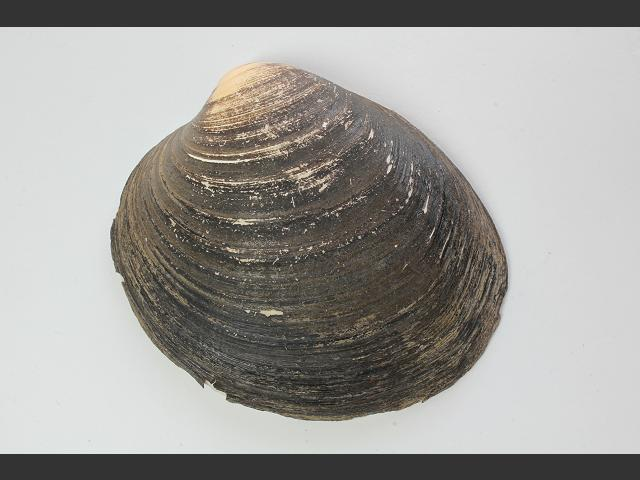
#> input picture example.jpg, 640 x 480 px, found by its file name
$ python -i image_binarization.py   (imports and definitions only)
#> lines starting #> are read from the running program, lines starting #| are printed output that depends on the picture
import os
import cv2
import matplotlib.pylab as plt

from settings import DIR_binariazation


def simple_binarization(image):
#> called with image = '../example.jpg'
    img = cv2.imread(os.path.join(DIR_binariazation, image))
#> img is the input picture: shape (480, 640, 3); mean B, G, R 152.9, 156.7, 158.4

    ret, thresh1 = cv2.threshold(img, 127, 255, cv2.THRESH_BINARY)
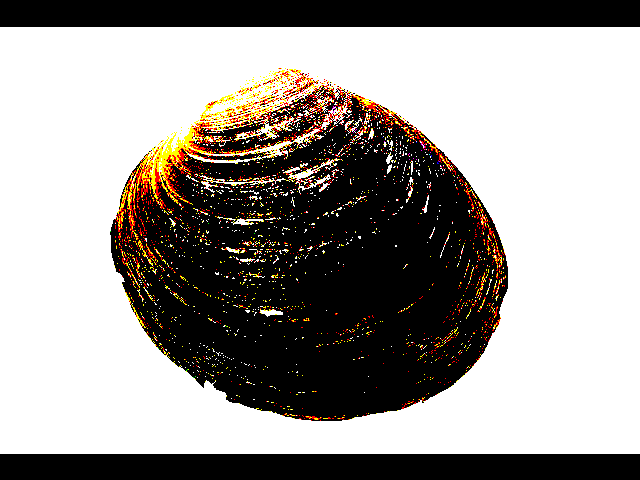
#> thresh1: shape (480, 640, 3); mean B, G, R 148.2, 152.3, 156.6
    ret, thresh2 = cv2.threshold(img, 127, 255, cv2.THRESH_BINARY_INV)
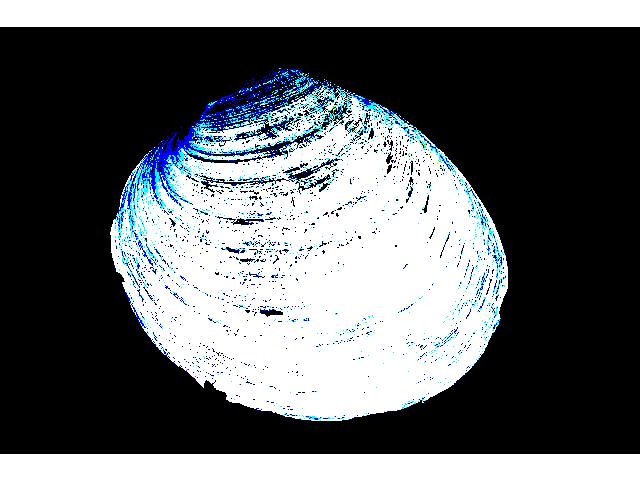
#> thresh2: shape (480, 640, 3); mean B, G, R 106.8, 102.7, 98.4
    ret, thresh3 = cv2.threshold(img, 127, 255, cv2.THRESH_TRUNC)
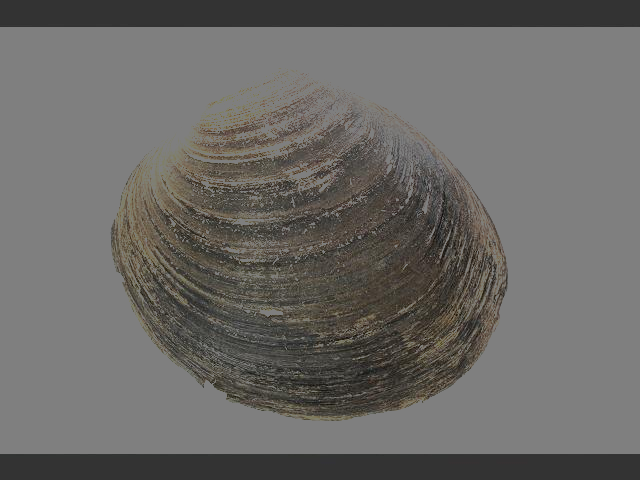
#> thresh3: shape (480, 640, 3); mean B, G, R 102.2, 104.9, 106.5
    ret, thresh4 = cv2.threshold(img, 127, 255, cv2.THRESH_TOZERO)
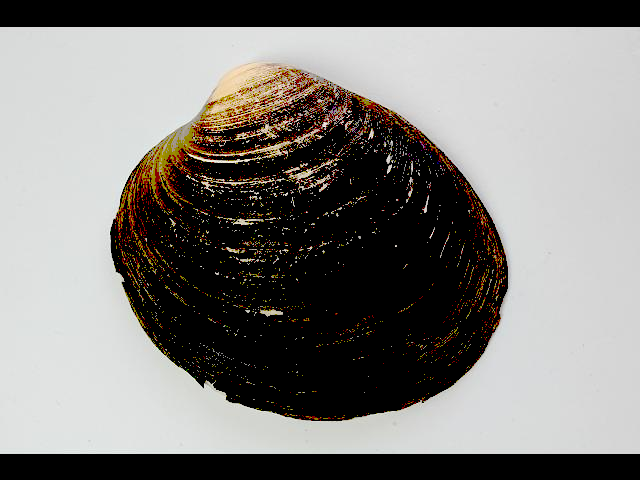
#> thresh4: shape (480, 640, 3); mean B, G, R 124.6, 127.7, 129.9
    ret, thresh5 = cv2.threshold(img, 127, 255, cv2.THRESH_TOZERO_INV)
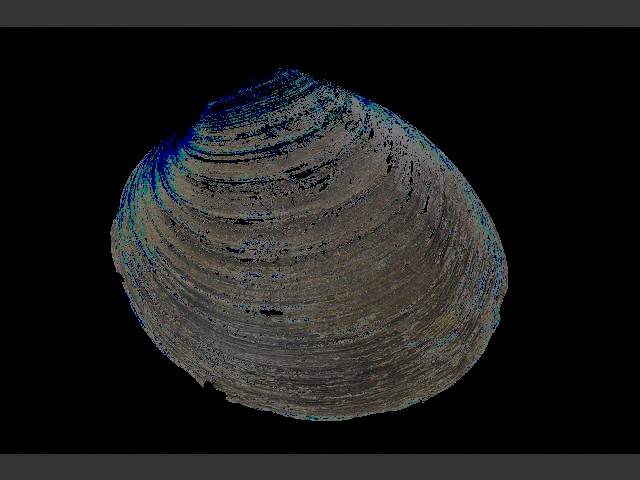
#> thresh5: shape (480, 640, 3); mean B, G, R 28.4, 29, 28.5

    titles = ['Original Image', 'BINARY', 'BINARY_INV', 'TRUNC', 'TOZERO', 'TOZERO_INV']
    images = [img, thresh1, thresh2, thresh3, thresh4, thresh5]

    for i in range(6):
        plt.subplot(2, 3, i + 1), plt.imshow(images[i], 'gray')
        plt.title(titles[i])
        plt.xticks([]), plt.yticks([])

    plt.show()

>>> result = simple_binarization('../example.jpg')
#> figure, not shown here; B, G, R data is drawn as R, G, B
